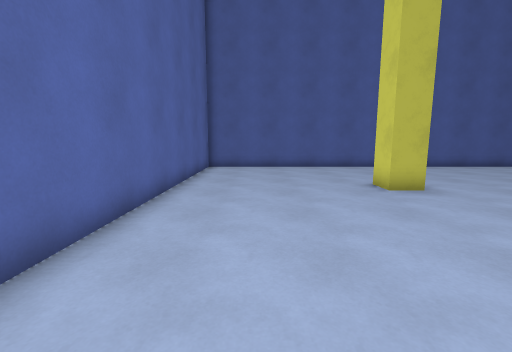
[1] (above)

16 first-person views from a walk through a level from a Godot 3-D game. The camera is 1.4 m above the floor, tilts 8° down and sees 90° across. The floor is counted in squares, 1 m on a side. Each view is taken from the middle of a square. On the plan, view 1 faces up. The plan holds only what a view shows up to about 13 squares ahead; the rest is blank. Surface patterns are stand-ins for the level's own textures.

[2]
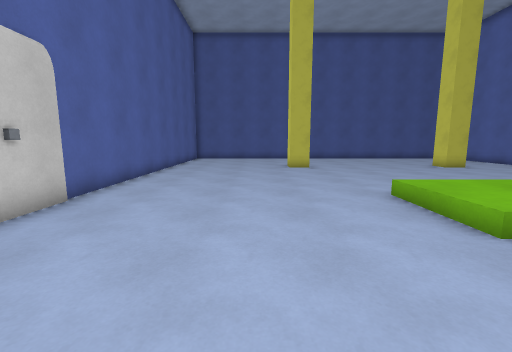

[3]
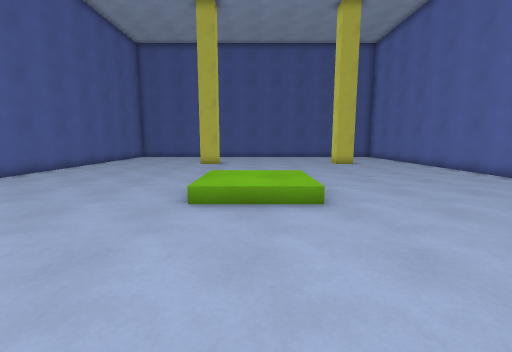

[4]
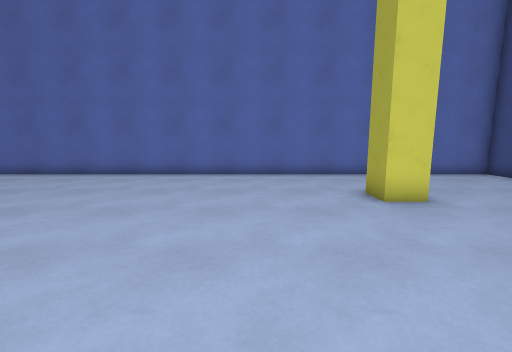

[5]
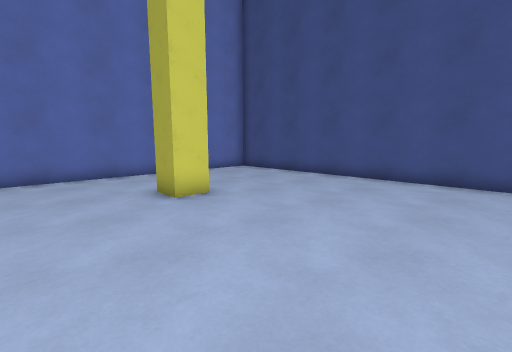

[6]
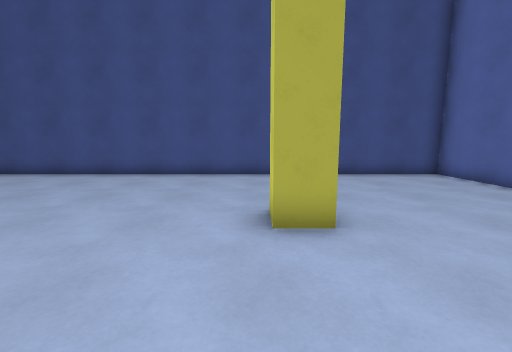

[7]
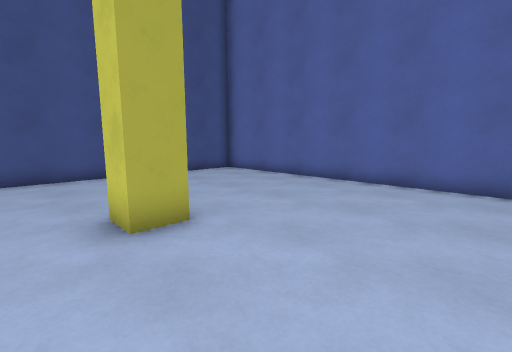

[8]
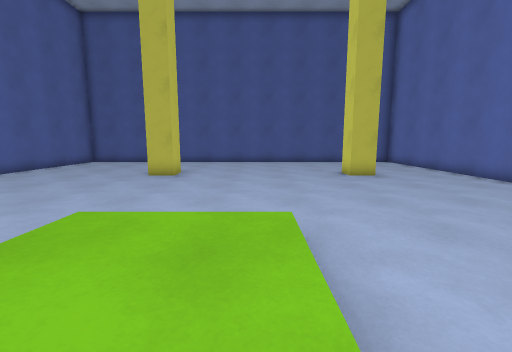

[9]
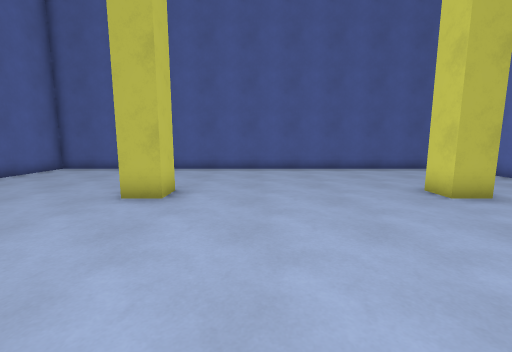

[10]
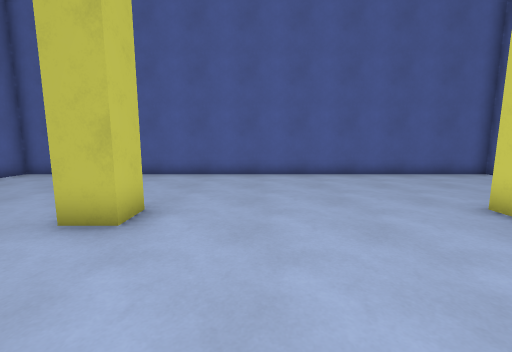

[11]
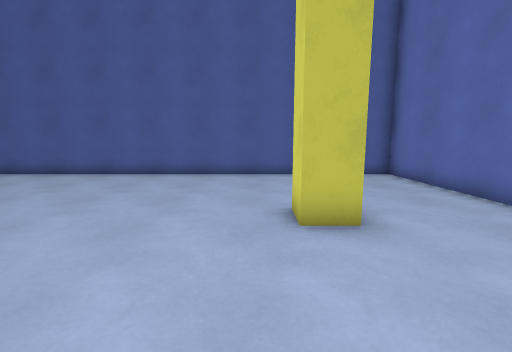

[12]
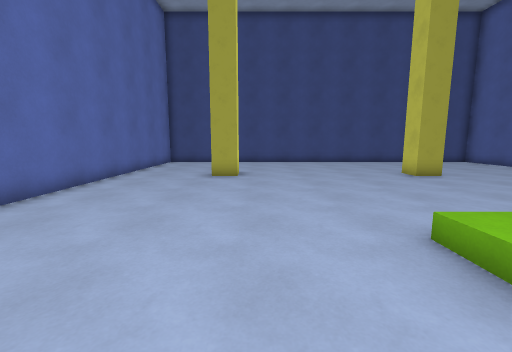

[13]
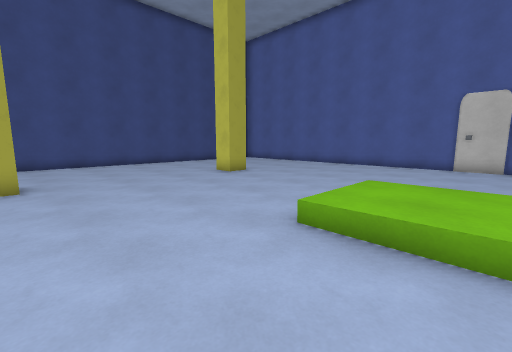

[14]
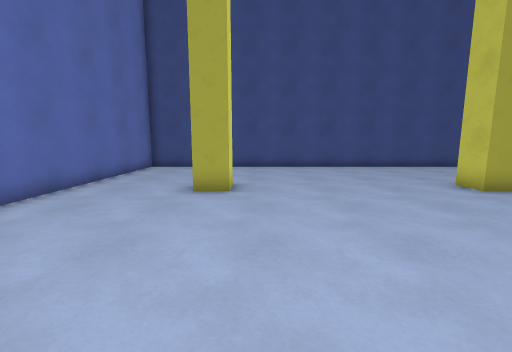

[15]
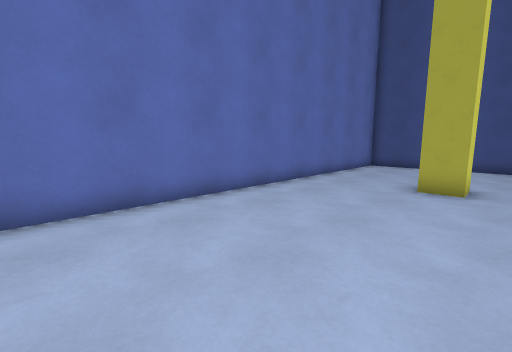

[16]
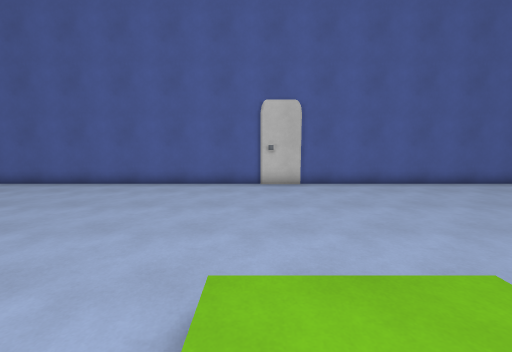

### Floor plan
Points are (right, up) in squares from view 1. A wall is a line through its corners. A room is listed if a view was taken in it or the views show most of it. See-through windows are left out.
Room 1 (views 1, 2, 3, 4, 5, 6, 7, 8, 9, 10, 11, 12, 13, 14, 15, 16)
walls: (3.6, -8.9) (4.7, -8.9) (4.7, -10); (4.7, 8.1) (4.7, 7.1) (3.7, 7.1) (3.7, 8.1); (12.8, 7.1) (11.7, 7.1) (11.7, 8.1); (11.7, -10) (11.7, -8.9) (12.8, -8.9); (3.2, -15.5) (16.5, -15.5) (16.5, 13.5) (-2.5, 13.5) (-2.5, -15.5) (1.6, -15.5)
ways out: closed door at (-2.5, -1)

Where each view was taken, in squares from view 1:
view 1: 0 up, 0 right, facing up
view 2: 6 down, 2 right, facing up
view 3: 8 down, 7 right, facing up
view 4: 6 down, 6 right, facing right
view 5: 6 down, 6 right, facing down-right
view 6: 5 down, 5 right, facing down
view 7: 5 down, 6 right, facing down-left
view 8: 3 down, 8 right, facing up
view 9: 1 up, 7 right, facing up
view 10: 3 up, 7 right, facing up
view 11: 3 up, 11 right, facing up
view 12: 1 up, 11 right, facing down
view 13: 0 up, 12 right, facing down-left
view 14: 2 down, 11 right, facing down
view 15: 1 down, 11 right, facing down-right
view 16: 2 down, 8 right, facing left
